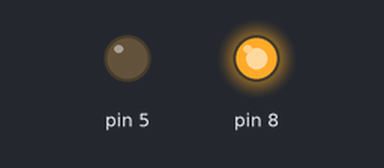
This sketch was run on a simulated Arduino Uno, built with avr-gcc and run on an emulated ATmega328P. Shown: output pins drawn as LEDs (lit = HIGH).

Above: at 0.5 s.
At 3.5 s:
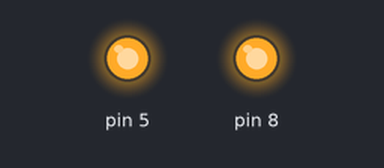
Timing chart, 0 to 8.1 s (numbered marks = the images above):
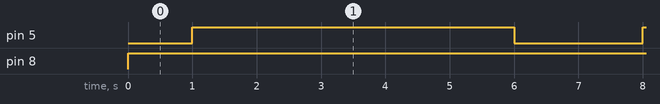

The sketch:

Buzzer_arduino_project.ino
```cpp
void setup() {
  // put your setup code here, to run once:
pinMode(8, OUTPUT);
pinMode(5, OUTPUT);
}

void loop() {
 digitalWrite(8, HIGH);
 delay(1000);

 digitalWrite(5, HIGH);
 delay(5000);

 digitalWrite(5, LOW);
 delay(1000);
}
```

Measured:
- by itself, pin 5: alternates HIGH for 5.0 s and LOW for 2.0 s
- by itself, pin 8: LOW → HIGH at 0.00 s
